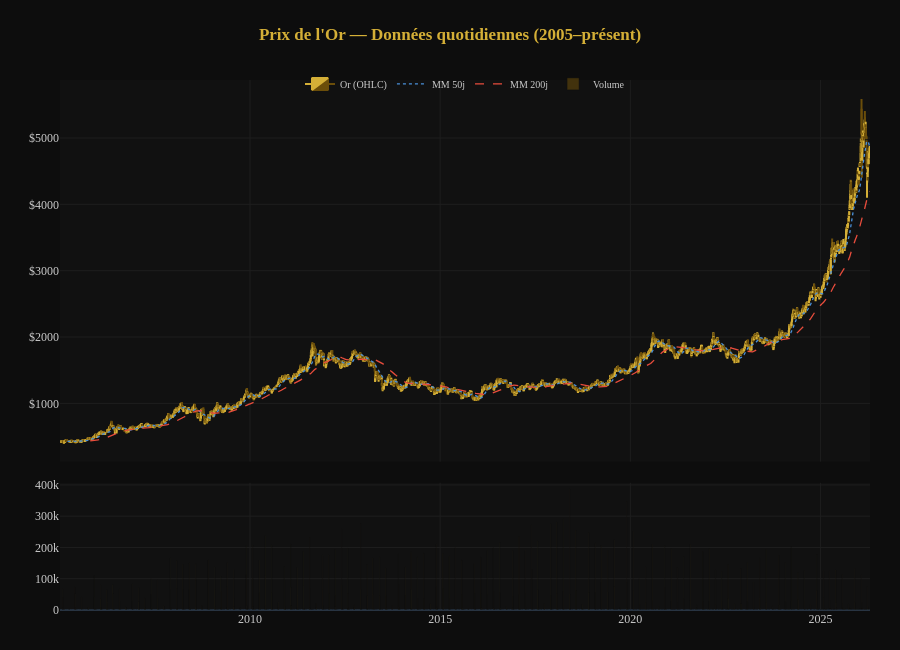

The cell this chart's notebook holds for it:
### Markdown cell above
# Visualisation

### Code cell
# 0 — Or quotidien brut (candlestick + MM50/200 + volume)
plot_gold_daily()

### Figure 1 — Plotly figure (JSON) as saved in the notebook; plotly's stock layout.template omitted (floating-point values rounded to 4 significant figures; data arrays with more than 128 entries replaced by an {"elided": "..."} marker saying what was removed)
{"data": [{"close": {"elided": "5352 float values"}, "decreasing": {"fillcolor": "#6B4E0A", "line": {"color": "#6B4E0A"}}, "high": {"elided": "5352 float values"}, "increasing": {"fillcolor": "#D4AF37", "line": {"color": "#D4AF37"}}, "low": {"elided": "5352 float values"}, "name": "Or (OHLC)", "open": {"elided": "5352 float values"}, "type": "candlestick", "x": {"elided": "5352 str values"}, "xaxis": "x", "yaxis": "y"}, {"hovertemplate": "MM50: $%{y:,.0f}<extra></extra>", "line": {"color": "#4A90D9", "dash": "dot", "width": 1.3}, "name": "MM 50j", "type": "scatter", "x": {"elided": "5352 str values"}, "xaxis": "x", "y": {"elided": "5352 float values"}, "yaxis": "y"}, {"hovertemplate": "MM200: $%{y:,.0f}<extra></extra>", "line": {"color": "#E74C3C", "dash": "dash", "width": 1.3}, "name": "MM 200j", "type": "scatter", "x": {"elided": "5352 str values"}, "xaxis": "x", "y": {"elided": "5352 float values"}, "yaxis": "y"}, {"hovertemplate": "%{x|%d %b %Y}<br>Vol: %{y:,.0f}<extra></extra>", "marker": {"color": {"elided": "5352 str values"}}, "name": "Volume", "opacity": 0.55, "type": "bar", "x": {"elided": "5352 str values"}, "xaxis": "x2", "y": {"elided": "5352 int values"}, "yaxis": "y2"}], "layout": {"font": {"color": "#CCCCCC", "family": "Georgia"}, "height": 650, "hovermode": "x unified", "legend": {"bgcolor": "rgba(0,0,0,0)", "font": {"size": 10}, "orientation": "h", "x": 0.5, "xanchor": "center", "y": 1.02}, "margin": {"b": 40, "l": 60, "r": 30, "t": 80}, "paper_bgcolor": "#0D0D0D", "plot_bgcolor": "#111111", "title": {"font": {"color": "#D4AF37", "size": 17}, "text": "<b>Prix de l'Or — Données quotidiennes (2005–présent)</b>", "x": 0.5}, "xaxis": {"anchor": "y", "domain": [0, 1], "gridcolor": "#1E1E1E", "matches": "x2", "rangeslider": {"visible": false}, "showticklabels": false, "tickformat": "%Y"}, "xaxis2": {"anchor": "y2", "domain": [0, 1], "gridcolor": "#1E1E1E", "tickformat": "%Y"}, "yaxis": {"anchor": "x", "domain": [0.28, 1], "gridcolor": "#1E1E1E", "tickprefix": "$"}, "yaxis2": {"anchor": "x2", "domain": [0, 0.24], "gridcolor": "#1E1E1E"}}}
